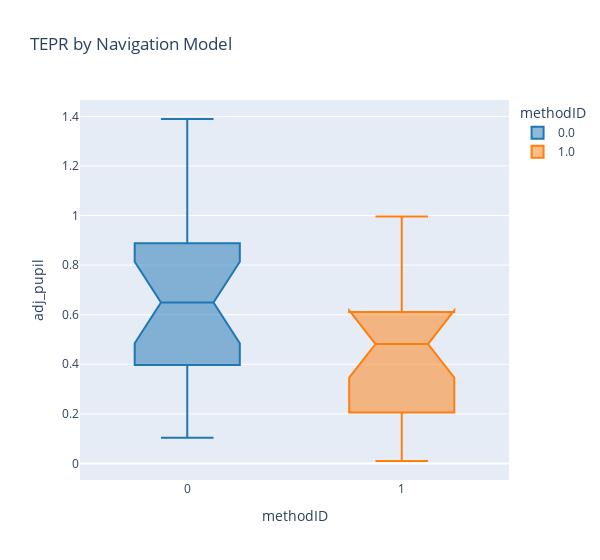

The notebook cell saved with this chart:
### Markdown cell above
### Creation vs Baseline Workload

### Code cell
model_crt_tepr = model_data_crt.loc[(slice(None), slice(None)), ('pupilDiameter', 'pupil_lum_base', 'adj_pupil')]
method_crt_tepr = method_data_crt.loc[(slice(None), slice(None)), ('pupilDiameter', 'pupil_lum_base', 'adj_pupil')]

method_tepr_0 = method_data_crt.loc[(slice(None), 0), 'adj_pupil']
method_tepr_1 = method_data_crt.loc[(slice(None), 1), 'adj_pupil']
method_tepr_0.reset_index(drop=True, inplace=True)
method_tepr_1.reset_index(drop=True, inplace=True)

#shapiro-wilk test
stat0, p0 = stats.shapiro(method_tepr_0)
stat1, p1 = stats.shapiro(method_tepr_1)

#shapiro-wilk test
stat, p = stats.shapiro(method_tepr_0)
print('Shapiro-Wilk M0 = %.3f, p = %.3f' % (stat, p))

stat, p = stats.shapiro(method_tepr_1)
print('Shapiro-Wilk M1 = %.3f, p = %.3f' % (stat, p))

#wilcoxon test
stat, p = stats.wilcoxon(method_tepr_0)
print('Wilcoxon M0 = %.3f, p = %.5f' % (stat, p))

stat, p = stats.wilcoxon(method_tepr_1)
print('Wilcoxon M1 = %.3f, p = %.5f' % (stat, p))

#paired t-test
t_stat, p_val = stats.ttest_rel(method_data_crt.loc[(slice(None), 0), 'adj_pupil'].reset_index(drop=True), method_data_crt.loc[(slice(None), 0), 'pupil_lum_base'].reset_index(drop=True))
print('Paired t-test = %.3f, p = %.6f' % (t_stat, p_val))
t_stat, p_val = stats.ttest_rel(method_data_crt.loc[(slice(None), 1), 'adj_pupil'].reset_index(drop=True), method_data_crt.loc[(slice(None), 1), 'pupil_lum_base'].reset_index(drop=True))
print('Paired t-test = %.3f, p = %.6f' % (t_stat, p_val))

box_fig = px.box(method_crt_tepr.reset_index('methodID'), x='methodID', y='adj_pupil', color='methodID', notched=True, title='TEPR by Navigation Model', color_discrete_sequence=px.colors.qualitative.D3)
box_fig.update_layout(width=600)
box_fig.show()

### Figure 1 — Plotly figure (JSON) as saved in the notebook; plotly's stock layout.template omitted (floating-point values rounded to 4 significant figures)
{"data": [{"alignmentgroup": "True", "hovertemplate": "methodID=%{x}<br>adj_pupil=%{y}<extra></extra>", "legendgroup": "0.0", "marker": {"color": "#1F77B4"}, "name": "0.0", "notched": true, "offsetgroup": "0.0", "orientation": "v", "showlegend": true, "type": "box", "x": [0, 0, 0, 0, 0, 0, 0, 0, 0, 0, 0, 0, 0, 0, 0, 0, 0, 0, 0, 0, 0, 0], "x0": " ", "xaxis": "x", "y": [1.34, 0.7027, 1.03, 0.9688, 0.6631, 0.1032, 0.657, 0.4095, 0.2032, 0.3001, 0.6408, 0.5342, 0.6882, 0.3972, 0.7807, 0.5293, 0.888, 1.165, 0.3346, 1.389, 0.5909, 0.1201], "y0": " ", "yaxis": "y"}, {"alignmentgroup": "True", "hovertemplate": "methodID=%{x}<br>adj_pupil=%{y}<extra></extra>", "legendgroup": "1.0", "marker": {"color": "#FF7F0E"}, "name": "1.0", "notched": true, "offsetgroup": "1.0", "orientation": "v", "showlegend": true, "type": "box", "x": [1, 1, 1, 1, 1, 1, 1, 1, 1, 1, 1, 1, 1, 1, 1, 1, 1, 1, 1, 1, 1, 1], "x0": " ", "xaxis": "x", "y": [0.6494, 0.5701, 0.9689, 0.9965, 0.2451, 0.009693, 0.4843, 0.1233, 0.2055, 0.2046, 0.5157, 0.3458, 0.6107, 0.3439, 0.5013, 0.4786, 0.5401, 0.6452, 0.1934, 0.9607, 0.2685, 0.07142], "y0": " ", "yaxis": "y"}], "layout": {"boxmode": "overlay", "legend": {"title": {"text": "methodID"}, "tracegroupgap": 0}, "title": {"text": "TEPR by Navigation Model"}, "width": 600, "xaxis": {"anchor": "y", "categoryarray": [0, 1], "categoryorder": "array", "domain": [0, 1], "title": {"text": "methodID"}}, "yaxis": {"anchor": "x", "domain": [0, 1], "title": {"text": "adj_pupil"}}}}
